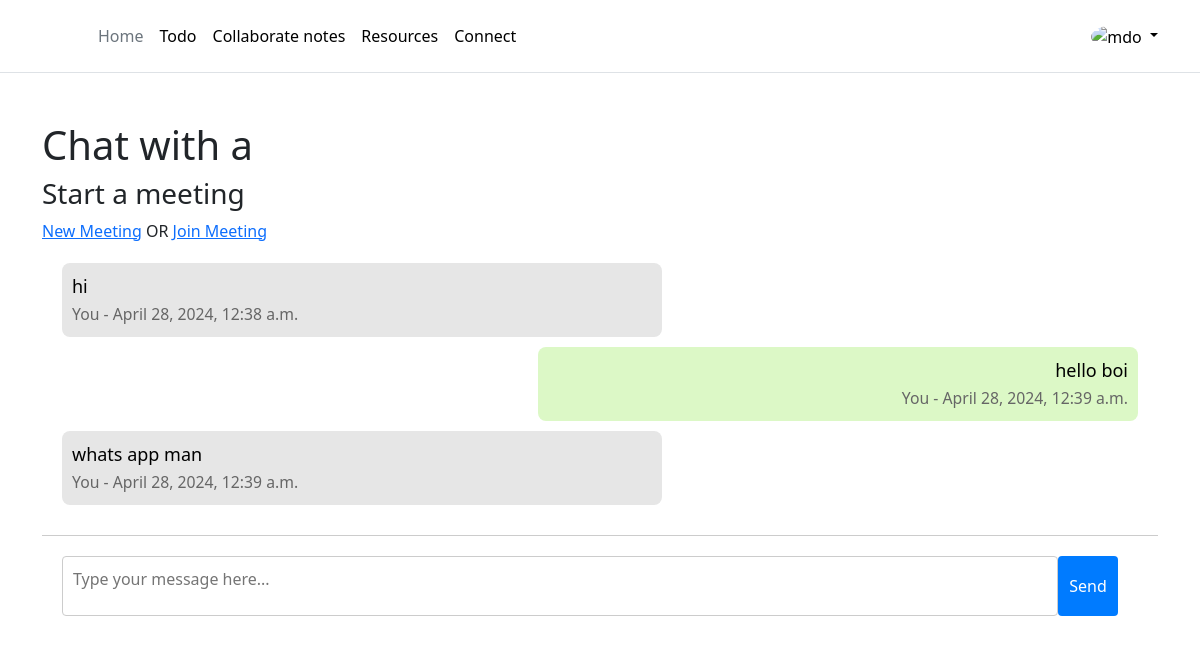
/connect/chat/a/ (signed in), run on the app's committed database.
### connections/models.py (models this page shows, shortened)
class Message(models.Model):
    sender = models.ForeignKey(User, on_delete=models.CASCADE, related_name='sent_messages')
    receiver = models.ForeignKey(User, on_delete=models.CASCADE, related_name='received_messages')
    content = models.TextField()
    timestamp = models.DateTimeField(auto_now_add=True)

### connections/views.py (the view)
# urls.py: path('chat/<str:username>/', views.chat, name='chat'),
@login_required(login_url='accounts:login')
def chat(request, username):
    if request.method == 'POST':
        recipient_username = request.POST.get('recipient')
        recipient = User.objects.get(username=recipient_username)
        content = request.POST.get('content')
        if content:
            Message.objects.create(sender=request.user, receiver=recipient, content=content)
        return redirect('connections:chat', username=recipient_username)
    else:
        recipient = User.objects.get(username=username)
        messages_history = Message.objects.filter(sender=request.user, receiver=recipient) | Message.objects.filter(sender=recipient, receiver=request.user)
        return render(request, 'connect/chat.html', {'recipient': recipient, 'messages': messages_history})

### frontend/templates/connect/chat.html (shortened to what this page needs)
{% extends 'connect/friends.html' %}
{% block content %}
<div class="container mt-5">
    <h1>Chat with {{ recipient.username }}</h1>
    <h3>Start a meeting</h3><a href="{% url "connections:meeting" %}" class="button">New Meeting</a>
    OR <a href="{% url "connections:joinmeet" %}" class="button">Join Meeting</a>
    <div class="chat-box" id="chat-box">
        {% for message in messages|dictsort:"timestamp" %}
            <div class="message {% if message.sender == recipient %}received-message{% else %}sent-message{% endif %}">
                <p>{{ message.content }}</p>
                <small>You - {{ message.timestamp|date:"DATETIME_FORMAT" }}</small>
            </div>
        {% endfor %}
    </div>
    <form id="message-form" method="post">
        <textarea name="content" id="message-input" placeholder="Type your message here..."></textarea>
        <button type="submit">Send</button>
    </form>
</div>
{% endblock %}

### frontend/templates/connect/chat.html (style rules this page uses)
.chat-box { padding: 20px; overflow-y: scroll; max-height: 400px; }
.message { padding: 10px; border-radius: 8px; margin-bottom: 10px; word-wrap: break-word; }
.sent-message { background-color: #dcf8c6; align-self: flex-end; text-align: right; color: black; font-size: large; width: 600px; margin-left: auto; }
.received-message { font-size:large; background-color: #e6e6e6; color:black; width:600px; }
.message p { margin: 0; }
.message small { color: #666; }
.message.sent-message small { text-align: right; }
.message.received-message small { text-align: left; }
form { padding: 20px; border-top: 1px solid #ccc; }
textarea { width: calc(100% - 80px); height: 60px; padding: 10px; border: 1px solid #ccc; border-radius: 4px; resize: none; }
button { width: 60px; height: 60px; background-color: #007bff; color: #fff; border: none; border-radius: 4px; cursor: pointer; transition: background-color 0.3s ease; position: absolute; }

### data on the page
Message: content "hi", timestamp "April 28, 2024, 12:38 a.m."
Message: content "hello boi", timestamp "April 28, 2024, 12:39 a.m."
Message: content "whats app man", timestamp "April 28, 2024, 12:39 a.m."

### other printed values
{{ recipient.username }} "a"
